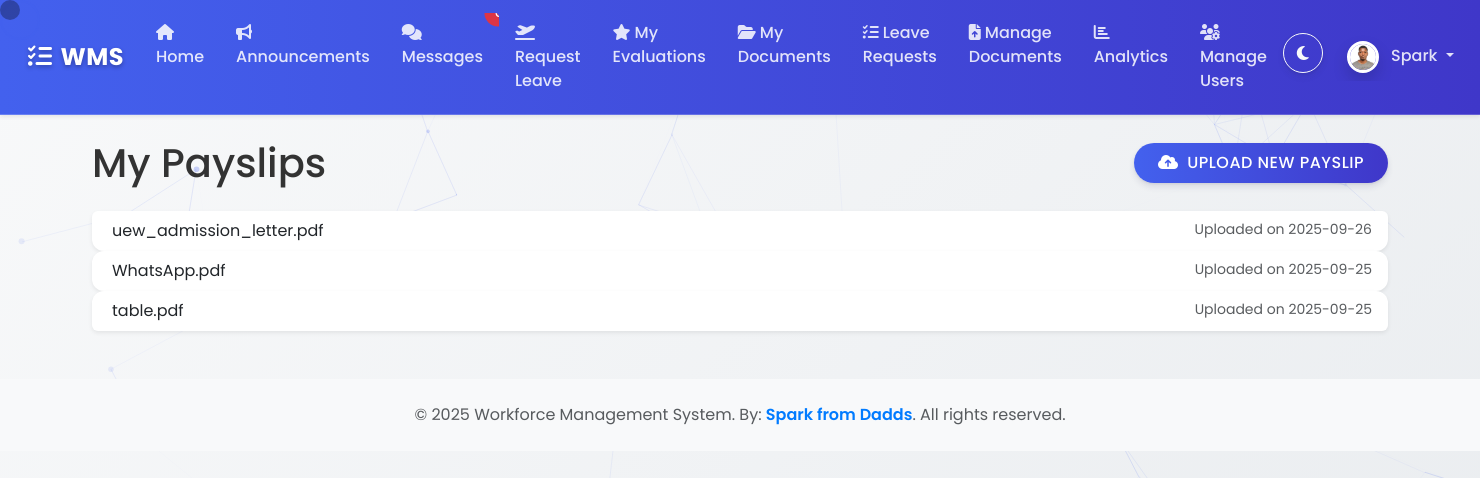
Screenshot of /my_payslips (signed in) with the database file from the repository.
### wms/models.py (models this page shows, shortened)
class ProfilePicture(db.Model):
    id = db.Column(db.Integer, primary_key=True)
    filename = db.Column(db.String(100), nullable=False)
    upload_date = db.Column(db.DateTime, nullable=False, default=datetime.datetime.utcnow)
    user_id = db.Column(db.Integer, db.ForeignKey('user.id'), nullable=False, unique=True)

class User(UserMixin, db.Model):
    id = db.Column(db.Integer, primary_key=True)
    username = db.Column(db.String(150), unique=True, nullable=False)
    email = db.Column(db.String(150), unique=True, nullable=False)
    password_hash = db.Column(db.String(256))
    role = db.Column(db.String(50), nullable=False, default='Employee') # Roles: Admin, Manager, Employee
    profile_picture = db.relationship('ProfilePicture', backref='user', uselist=False)

class Document(db.Model):
    id = db.Column(db.Integer, primary_key=True)
    filename = db.Column(db.String(100), nullable=False)
    category = db.Column(db.String(50), nullable=False, default='General') # e.g., 'General', 'Payslip', 'Contract'
    upload_date = db.Column(db.DateTime, nullable=False, default=datetime.datetime.utcnow)
    expiry_date = db.Column(db.Date, nullable=True)
    user_id = db.Column(db.Integer, db.ForeignKey('user.id'), nullable=False)
    user = db.relationship('User', backref='documents')

### wms/routes.py (the view)
@main_bp.route("/my_payslips")
@login_required
def my_payslips():
    payslips = Document.query.filter_by(user=current_user, category='Payslip').order_by(Document.upload_date.desc()).all()
    return render_template('my_payslips.html', title='My Payslips', payslips=payslips)

### wms/__init__.py (called while the page is built)
def create_app():
    app = Flask(__name__)
    app.config['SECRET_KEY'] = os.environ.get('SECRET_KEY', 'a-very-secret-key-for-dev')
    app.config['SQLALCHEMY_DATABASE_URI'] = os.environ.get('DATABASE_URL', 'sqlite:///wms.db')
    app.config['SQLALCHEMY_TRACK_MODIFICATIONS'] = False
    app.config['UPLOAD_FOLDER'] = os.path.join(app.root_path, 'static/uploads')
    db.init_app(app)
    login_manager.init_app(app)
    csrf.init_app(app)
    migrate.init_app(app, db) # Initialize Migrate with app and db
    login_manager.login_view = 'main.login'
    login_manager.login_message_category = 'info'
    from wms.routes import main_bp
    app.register_blueprint(main_bp)
    with app.app_context():
        from . import models
    @login_manager.user_loader
    def load_user(user_id):
        from .models import User
        return User.query.get(int(user_id))
    return app

### wms/routes.py (called while the page is built)
@main_bp.context_processor
def inject_unread_messages_count():
    if current_user.is_authenticated:
        unread_count = Message.query.filter_by(recipient_id=current_user.id, read=False).count()
        return {'unread_messages_count': unread_count}
    return {'unread_messages_count': 0}

### wms/templates/my_payslips.html
{% extends "base.html" %}
{% block content %}
    <div class="content-section">
        <div class="d-flex justify-content-between align-items-center mb-4">
            <h1 class="mb-0">My Payslips</h1>
            {% if current_user.role in ['Admin', 'Manager'] %}
            <a href="{{ url_for('main.upload_payslip') }}" class="btn btn-primary">
                <i class="fas fa-cloud-upload-alt me-1"></i> Upload New Payslip
            </a>
            {% endif %}
        </div>
        <div class="list-group">
            {% for payslip in payslips %}
                <a href="{{ url_for('static', filename='uploads/' + payslip.filename) }}" class="list-group-item list-group-item-action" target="_blank">
                    {{ payslip.filename }}
                    <small class="text-muted float-end">Uploaded on {{ payslip.upload_date.strftime('%Y-%m-%d') }}</small>
                </a>
            {% else %}
                <div class="list-group-item">You have no payslips.</div>
            {% endfor %}
        </div>
    </div>
{% endblock content %}

### wms/templates/base.html (shortened to what this page needs)
<!DOCTYPE html>
<html data-bs-theme="light">
<head>
    <link rel="stylesheet" href="https://cdn.jsdelivr.net/npm/bootstrap@5.3.0/dist/css/bootstrap.min.css">
    <link rel="stylesheet" href="https://cdnjs.cloudflare.com/ajax/libs/font-awesome/6.5.0/css/all.min.css">
    <link rel="stylesheet" href="{{ url_for('static', filename='css/styles.css') }}">
</head>
<body>
    <div id="particles-js" style="position: fixed; top: 0; left: 0; width: 100%; height: 100%; z-index: -1;"></div>
    <div class="custom-cursor"></div>
    <div class="cursor-follower"></div>
    <nav class="navbar navbar-expand-lg navbar-dark shadow-sm sticky-top">
        <div class="container-fluid">
            <a class="navbar-brand" href="#"><i class="fas fa-tasks me-2"></i>WMS</a>
            <div class="collapse navbar-collapse" id="navbarContent">
                <ul class="navbar-nav me-auto mb-2 mb-lg-0">
                    {% if current_user.is_authenticated %}
                        <li class="nav-item"><a class="nav-link" href="{{ url_for('main.home') }}"><i class="fas fa-home me-1"></i>Home</a></li>
                        <li class="nav-item"><a class="nav-link" href="{{ url_for('main.announcements') }}"><i class="fas fa-bullhorn me-1"></i>Announcements</a></li>
                        <li class="nav-item">
                            <a class="nav-link position-relative" href="{{ url_for('main.messages') }}">
                                <i class="fas fa-comments me-1"></i>Messages
                                {% if unread_messages_count > 0 %}
                                    <span class="position-absolute top-0 start-100 translate-middle badge rounded-pill bg-danger">
                                    </span>
                                {% endif %}
                            </a>
                        </li>
                        <li class="nav-item"><a class="nav-link" href="{{ url_for('main.new_leave_request') }}"><i class="fas fa-plane-departure me-1"></i>Request Leave</a></li>
                        <li class="nav-item"><a class="nav-link" href="{{ url_for('main.view_evaluations', user_id=current_user.id) }}"><i class="fas fa-star me-1"></i>My Evaluations</a></li>
                        <li class="nav-item"><a class="nav-link" href="{{ url_for('main.my_documents') }}"><i class="fas fa-folder-open me-1"></i>My Documents</a></li>
                        {% if current_user.role in ['Admin', 'Manager'] %}
                            <li class="nav-item"><a class="nav-link" href="{{ url_for('main.leave_requests') }}"><i class="fas fa-tasks me-1"></i>Leave Requests</a></li>
                            <li class="nav-item"><a class="nav-link" href="{{ url_for('main.documents') }}"><i class="fas fa-file-upload me-1"></i>Manage Documents</a></li>
                            <li class="nav-item"><a class="nav-link" href="{{ url_for('main.analytics') }}"><i class="fas fa-chart-bar me-1"></i>Analytics</a></li>
                            {% if current_user.role == 'Admin' %}
                                <li class="nav-item"><a class="nav-link" href="{{ url_for('main.admin_reset_password') }}"><i class="fas fa-users-cog me-1"></i>Manage Users</a></li>
                            {% endif %}
                        {% endif %}
                    {% endif %}
                </ul>
                <ul class="navbar-nav">
                    <li class="nav-item me-2">
                        <button class="btn btn-outline-light" id="darkModeToggle">
                            <i class="fas fa-moon"></i>
                        </button>
                    </li>
                    {% if current_user.is_authenticated %}
                        <li class="nav-item dropdown">
                            <a class="nav-link dropdown-toggle" href="#" id="navbarDropdown" role="button" data-bs-toggle="dropdown" aria-expanded="false">
                                {% if current_user.profile_picture %}
                                    <img src="{{ url_for('static', filename='uploads/profile_pics/' + current_user.profile_picture.filename) }}"
                                         class="rounded-circle profile-picture" width="32" height="32" alt="Profile Picture">
                                {% else %}
                                    <img src="{{ url_for('static', filename='uploads/profile_pics/default.png') }}"
                                         class="rounded-circle profile-picture" width="32" height="32" alt="Default Profile Picture">
                                {% endif %}
                                <span class="ms-2">{{ current_user.username }}</span>
                            </a>
                        </li>
                    {% else %}
                        <li class="nav-item"><a class="nav-link" href="{{ url_for('main.login') }}"><i class="fas fa-sign-in-alt me-1"></i>Login</a></li>
                        <li class="nav-item"><a class="nav-link" href="{{ url_for('main.register') }}"><i class="fas fa-user-plus me-1"></i>Register</a></li>
                    {% endif %}
                </ul>
            </div>
        </div>
    </nav>
    <div class="container mt-4">
        {% block content %}{% endblock %}
    </div>
    <footer class="bg-light text-center text-muted py-4 mt-5" id="footer">
  <div class="container">
    <p class="mb-0">
      © 2025 Workforce Management System. By:
      <span style="color: #007BFF; font-weight: 600;">Spark from Dadds</span>.
      All rights reserved.
    </p>
  </div>
</footer>
</body>
</html>

### wms/static/css/styles.css (style rules this page uses)
:root { --primary-color: #4361ee; --secondary-color: #3f37c9; --success-color: #4cc9f0; --info-color: #4895ef; --warning-color: #f72585; --danger-color: #e63946; --light-color: #f8f9fa; --dark-color: #212529; }
[data-bs-theme="light"] { --body-bg: linear-gradient(135deg, #f8f9fa 0%, #e9ecef 100%); --text-color: #333; --card-bg: #fff; --hover-bg: rgba(67, 97, 238, 0.05); }
body { background: var(--body-bg); min-height: 100vh; font-family: 'Poppins', sans-serif; color: var(--text-color); }
.navbar { background: linear-gradient(90deg, var(--primary-color) 0%, var(--secondary-color) 100%) !important; padding: 0.8rem 1rem; backdrop-filter: blur(10px); -webkit-backdrop-filter: blur(10px); box-shadow: 0 4px 30px rgba(0, 0, 0, 0.1); border-bottom: 1px solid rgba(255, 255, 255, 0.2); }
.navbar-brand { font-weight: 700; letter-spacing: 0.5px; font-size: 1.5rem; color: white !important; text-shadow: 0 2px 4px rgba(0,0,0,0.3); }
.navbar-dark .navbar-nav .nav-link { color: rgba(255, 255, 255, 0.85); font-weight: 500; padding: 0.5rem 1rem; border-radius: 4px; transition: all 0.3s ease; position: relative; overflow: hidden; }
.navbar-dark .navbar-nav .nav-link::before { content: ''; position: absolute; bottom: 0; left: 0; width: 0; height: 2px; background: linear-gradient(90deg, #fff, #4cc9f0); transition: width 0.3s ease; }
.card, .list-group-item { border: none; box-shadow: 0 0.125rem 0.25rem rgba(0, 0, 0, 0.075); transition: all 0.3s ease; border-radius: 0.75rem; overflow: hidden; background-color: var(--card-bg); }
.btn { border-radius: 50px; padding: 0.5rem 1.5rem; font-weight: 500; text-transform: uppercase; letter-spacing: 0.5px; transition: all 0.3s ease; box-shadow: 0 4px 6px rgba(50, 50, 93, 0.11), 0 1px 3px rgba(0, 0, 0, 0.08); }
.btn-primary { background: linear-gradient(90deg, var(--primary-color) 0%, var(--secondary-color) 100%); border: none; }
.badge { font-size: 0.85rem; padding: 0.5em 0.75em; border-radius: 8px; font-weight: 500; }
.profile-picture { border: 3px solid white; box-shadow: 0 0.5rem 1rem rgba(0, 0, 0, 0.15); }
.container { animation: fadeIn 0.5s ease-out; }
#darkModeToggle { width: 40px; height: 40px; border-radius: 50%; padding: 0; display: flex; align-items: center; justify-content: center; transition: all 0.3s ease; }
.list-group-item { transition: all 0.3s ease; border-left: 4px solid transparent; }

### wms/templates/base.html (style rules this page uses)
.custom-cursor { position: fixed; width: 20px; height: 20px; background: rgba(67, 97, 238, 0.3); border-radius: 50%; pointer-events: none; z-index: 9999; transition: transform 0.1s ease; mix-blend-mode: difference; }
.cursor-follower { position: fixed; width: 40px; height: 40px; border: 2px solid rgba(67, 97, 238, 0.3); border-radius: 50%; pointer-events: none; z-index: 9998; transition: all 0.3s ease; }
* { cursor: none; }
a, button, .btn, .nav-link { cursor: none; }

### rows the page displays
ProfilePicture: filename (picture)
User: username "Spark"
Document: filename "uew_admission_letter.pdf", upload_date "2025-09-26"
Document: filename "WhatsApp.pdf", upload_date "2025-09-25"
Document: filename "table.pdf", upload_date "2025-09-25"
